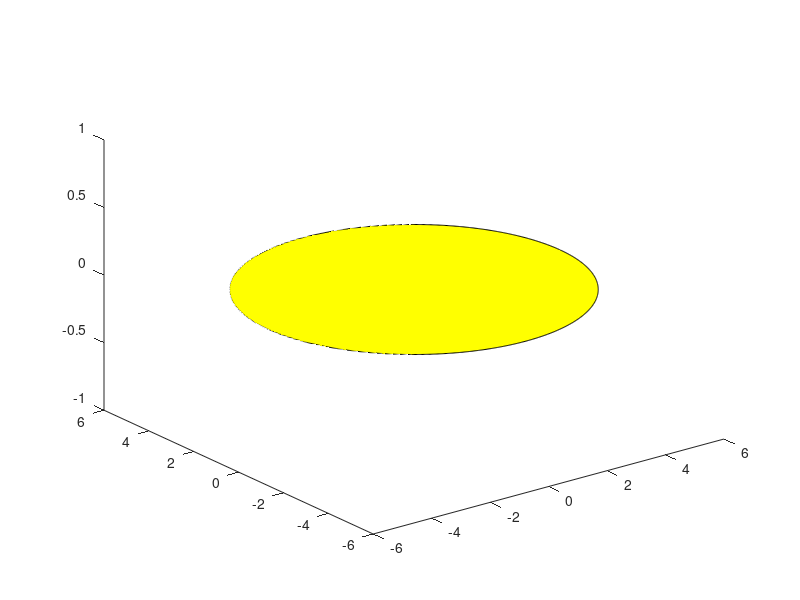

MATLAB code for this plot: (Note: this script raises an error after producing the figure.)
figure
hold all
% Plot lower surface
center = [0,0,0];
radius = 5;
NOP = 1000;
THETA=linspace(0,2*pi,NOP);
RHO=ones(1,NOP)*radius;
[X,Y] = pol2cart(THETA,RHO);
X=X+center(1);
Y=Y+center(2);
Z = center(3)*ones(1,length(X));
h = fill3(X,Y,Z,'y'); alpha(h,0.5);
% Plot upper surface
center = [0,0,1];
radius = 5;
NOP = 1000;
THETA=linspace(0,2*pi,NOP);
RHO=ones(1,NOP)*radius;
[X,Y] = pol2cart(THETA,RHO);
X=X+center(1);
Y=Y+center(2);
Z = center(3)*ones(1,length(X));
h = fill3(X,Y,Z,'y'); alpha(h,0.5);
% Plot cylinder
[X,Y,Z] = cylinder(5,100);
[TRI,v]= surf2patch(X,Y,Z); 
patch('Vertices',v,'Faces',TRI,'facecolor',[1 1 0.5],'facealpha',0.5);
view(3);axis square; grid on; title('Enclosed Cylinder')
hold off
